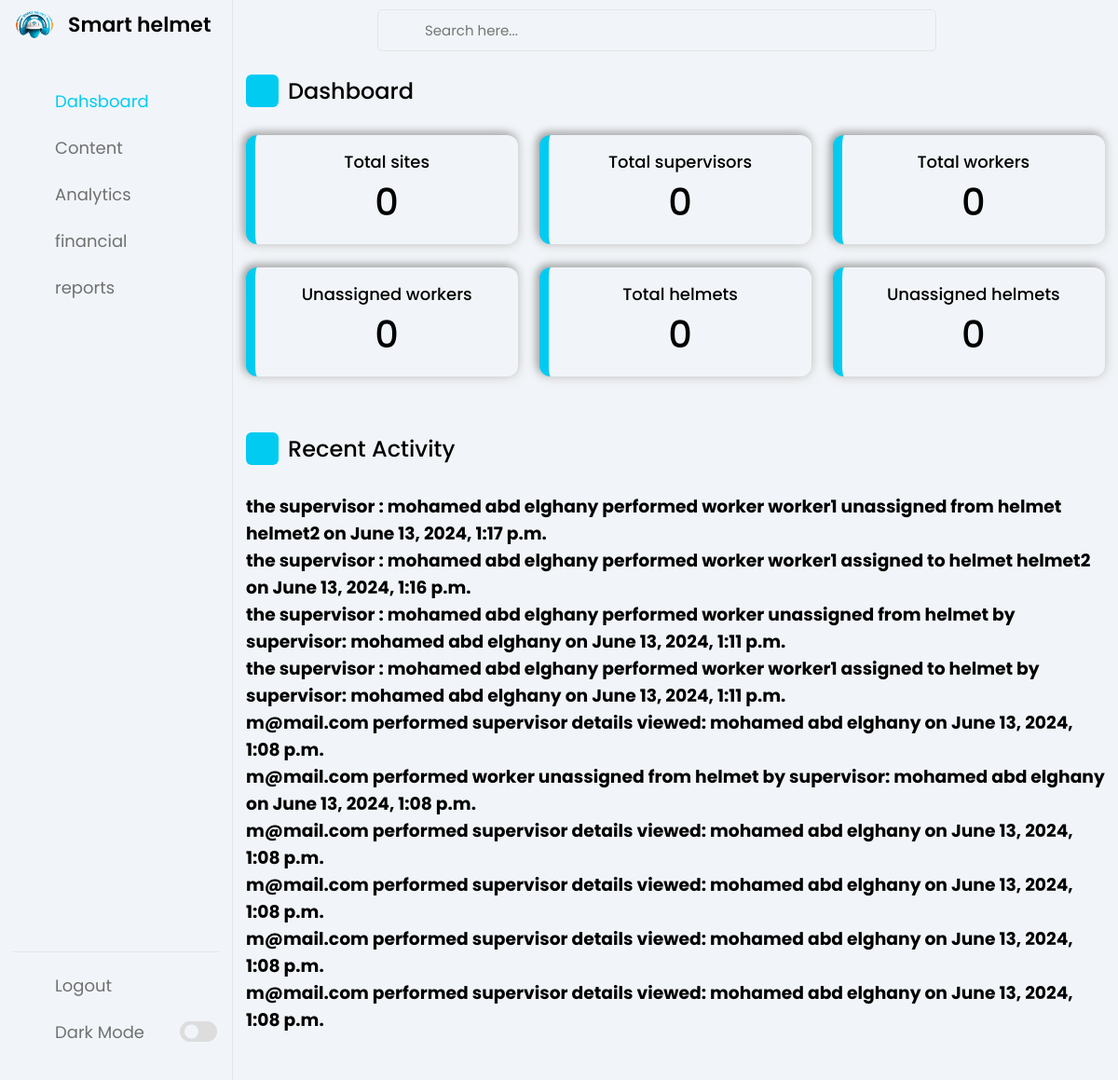
The app's page /user/manager with its own data.
### management/models.py (models this page shows)
class RecentAction(models.Model):
    user = models.CharField(max_length=100,blank=True, null=True)
    action_type = models.CharField(max_length=100,blank=True, null=True)
    action_sort = models.CharField(max_length=100,blank=True, null=True)
    model_affected = models.CharField(max_length=100,blank=True, null=True)
    timestamp = models.DateTimeField(auto_now_add=True)

### user/views.py (the view)
# urls.py: path('manager',views.management, name='management' ),
def manager(request):
    reports = db.collection('reports').stream()
    sites = db.collection('sites').stream()
    supervisors = db.collection('supervisors').stream()
    helmets = db.collection('helmets').stream()
    workers = db.collection('workers').stream()
    recent_actions = ManagementModels.RecentAction.objects.order_by('-timestamp')[:10]
    total_number_of_helmets = len(list(helmets))
    total_number_of_workers = len(list(workers))
    total_number_of_supervisors = len(list(supervisors))
    total_number_of_sites = len(list(sites))
    not_assigned_helmets = list(db.collection('helmets').where('status', '==', 'UnAssigned').stream())
    not_assigned_workers = list(db.collection('workers').where('helmetID', '==', '').stream())
    total_workers_salary = sum(worker.get('salary', 0) for worker in workers)
    context = {
        'sites': sites,
        'supervisors': supervisors,
        'helmets': helmets,
        'workers': workers,
        "reports": reports,
        'total_number_of_helmets': total_number_of_helmets,
        'total_number_of_workers': total_number_of_workers,
        'not_assigned_helmets': len(not_assigned_helmets),
        'not_assigned_workers': len(not_assigned_workers),
        'total_number_of_supervisors': total_number_of_supervisors,
        'total_number_of_sites': total_number_of_sites,
        'total_workers_salary': total_workers_salary,
        'recent_actions': recent_actions,
    }
    return render(request, "user/manager.html", context)

### templates/user/manager.html (shortened to what this page needs)
{% load static %}
<!DOCTYPE html>
<html lang="en">
<head>
    <link rel="stylesheet" href=" {% static "css/style.css" %}">
    <link rel="stylesheet" href="https://unicons.iconscout.com/release/v4.0.0/css/line.css">
</head>
<body>
    <nav>
        <div class="logo-name">
            <div class="logo-image">
                <img src=" {% static "images/smart safety helmet3.png" %}" alt="">
            </div>
            <span class="logo_name">Smart helmet</span>
        </div>
        <div class="menu-items">
            <ul class="nav-links">
                <li><a href="{% url "manager" %}" class="selected">
                    <i class="uil uil-estate"></i>
                    <span class="link-name">Dahsboard</span>
                </a></li>
                <li><a style="cursor: pointer;" id="detailbtn">
                    <i class="uil uil-files-landscapes"></i>
                    <span class="link-name">Content</span>
                </a>
            </li>
                <li><a href="{% url "analytics" %}">
                    <i class="uil uil-chart"></i>
                    <span class="link-name">Analytics</span>
                </a></li>
                <li><a href="{% url "incomes" %}">
                    <i class="uil uil-dollar-sign"></i>
                    <span class="link-name">financial</span>
                </a></li>
                <li><a href="{% url "reports" %}">
                    <i class="uil uil-comments"></i>
                    <span class="link-name">reports</span>
                </a></li>
            </ul>
            <ul class="logout-mode">
                <li><a href="{% url "login" %}">
                    <i class="uil uil-signout"></i>
                    <span class="link-name">Logout</span>
                </a></li>
                <li class="mode">
                    <a href="#">
                        <i class="uil uil-moon"></i>
                    <span class="link-name">Dark Mode</span>
                </a>
                <div class="mode-toggle">
                    <span class="switch"></span>
                </div>
            </li>
            </ul>
        </div>
    </nav>
    <section class="dashboard">
        <div class="top">
            <div class="search-box">
                <input type="text" placeholder="Search here...">
            </div>
        </div>
        <div class="dash-content">
            <div class="overview">
                <div class="title">
                    <i class="uil uil-tachometer-fast-alt"></i>
                    <span class="text">Dashboard</span>
                </div>
                <div class="boxes">
                    <div class="box">
                        <span class="text">Total sites</span>
                        <span class="number">{{total_number_of_sites}}</span>
                    </div>
                    <div class="box">
                        <span class="text">Total supervisors</span>
                        <span class="number">{{total_number_of_supervisors}}</span>
                    </div>
                    <div class="box">
                        <span class="text">Total workers</span>
                        <span class="number">{{total_number_of_workers}}</span>
                    </div>
                </div><br>
                <div class="boxes">
                    <div class="box ">
                        <span class="text">Unassigned workers</span>
                        <span class="number">{{not_assigned_workers}}</span>
                    </div>
                    <div class="box ">
                        <span class="text">Total helmets</span>
                        <span class="number">{{total_number_of_helmets}}</span>
                    </div>
                    <div class="box ">
                        <span class="text">Unassigned helmets</span>
                        <span class="number">{{not_assigned_helmets}}</span>
                    </div>
                </div>
            </div>
            <div class="activity">
                <div class="title">
                    <i class="uil uil-clock-three"></i>
                    <span class="text">Recent Activity</span>
                </div>
                {% for action in recent_actions %}
                <h3>{{ action.user }} performed {{ action.model_affected }} on {{ action.timestamp }}</h3>
                {% endfor %}
                <div class="activity-data">
                    </div>
            </div>
        </div>
    </section>
</body>
</html>

### records on screen
RecentAction: user "the supervisor : mohamed abd elghany", model_affected "worker worker1 unassigned from helmet helmet2", timestamp "June 13, 2024, 1:17 p.m."
RecentAction: user "the supervisor : mohamed abd elghany", model_affected "worker worker1 assigned to helmet helmet2", timestamp "June 13, 2024, 1:16 p.m."
RecentAction: user "the supervisor : mohamed abd elghany", model_affected "worker unassigned from helmet by supervisor: mohamed abd elghany", timestamp "June 13, 2024, 1:11 p.m."
RecentAction: user "the supervisor : mohamed abd elghany", model_affected "worker worker1 assigned to helmet by supervisor: mohamed abd elghany", timestamp "June 13, 2024, 1:11 p.m."
RecentAction: user "m@mail.com", model_affected "supervisor details viewed: mohamed abd elghany", timestamp "June 13, 2024, 1:08 p.m."
RecentAction: user "m@mail.com", model_affected "worker unassigned from helmet by supervisor: mohamed abd elghany", timestamp "June 13, 2024, 1:08 p.m."
RecentAction: user "m@mail.com", model_affected "supervisor details viewed: mohamed abd elghany", timestamp "June 13, 2024, 1:08 p.m."
RecentAction: user "m@mail.com", model_affected "supervisor details viewed: mohamed abd elghany", timestamp "June 13, 2024, 1:08 p.m."
RecentAction: user "m@mail.com", model_affected "supervisor details viewed: mohamed abd elghany", timestamp "June 13, 2024, 1:08 p.m."
RecentAction: user "m@mail.com", model_affected "supervisor details viewed: mohamed abd elghany", timestamp "June 13, 2024, 1:08 p.m."

### other values on screen
{{ total_number_of_sites }} "0"
{{ total_number_of_supervisors }} "0"
{{ total_number_of_workers }} "0"
{{ not_assigned_workers }} "0"
{{ total_number_of_helmets }} "0"
{{ not_assigned_helmets }} "0"
